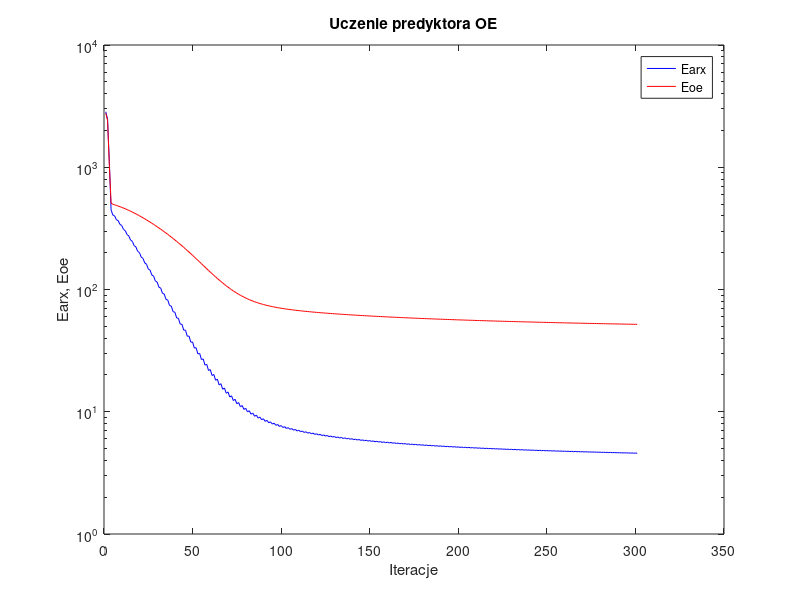
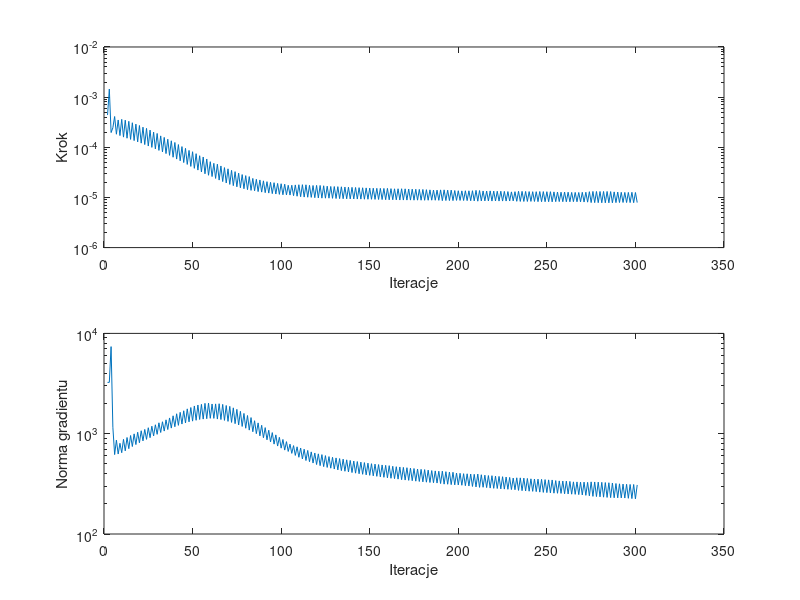

Reproduce these figures in MATLAB, in order.
%uczenie predyktora oe
clear all;
n=0; farx(n+1)=2.841897e+003; foe(n+1)=2.766438e+003; wspucz(n+1)=0.000000e+000; ng(n+1)=0.000000e+000;
n=1; farx(n+1)=2.481616e+003; foe(n+1)=2.416526e+003; krok(n+1)=4.395065e-004; ng(n+1)=3.246130e+003;
n=2; farx(n+1)=1.113792e+003; foe(n+1)=1.051497e+003; krok(n+1)=1.449773e-003; ng(n+1)=3.250779e+003;
n=3; farx(n+1)=4.476040e+002; foe(n+1)=5.088422e+002; krok(n+1)=1.966794e-004; ng(n+1)=7.382236e+003;
n=4; farx(n+1)=4.063518e+002; foe(n+1)=4.983853e+002; krok(n+1)=2.449218e-004; ng(n+1)=1.160173e+003;
n=5; farx(n+1)=4.000763e+002; foe(n+1)=4.927852e+002; krok(n+1)=4.108016e-004; ng(n+1)=6.191836e+002;
n=6; farx(n+1)=3.720866e+002; foe(n+1)=4.870188e+002; krok(n+1)=1.821736e-004; ng(n+1)=8.633151e+002;
n=7; farx(n+1)=3.652338e+002; foe(n+1)=4.816127e+002; krok(n+1)=3.505202e-004; ng(n+1)=6.274332e+002;
n=8; farx(n+1)=3.410797e+002; foe(n+1)=4.758548e+002; krok(n+1)=1.711903e-004; ng(n+1)=8.024504e+002;
n=9; farx(n+1)=3.336338e+002; foe(n+1)=4.699215e+002; krok(n+1)=3.604935e-004; ng(n+1)=6.465519e+002;
n=10; farx(n+1)=3.103949e+002; foe(n+1)=4.635907e+002; krok(n+1)=1.596151e-004; ng(n+1)=8.786387e+002;
n=11; farx(n+1)=3.029616e+002; foe(n+1)=4.572290e+002; krok(n+1)=3.473499e-004; ng(n+1)=6.746404e+002;
n=12; farx(n+1)=2.811659e+002; foe(n+1)=4.505775e+002; krok(n+1)=1.516739e-004; ng(n+1)=9.161562e+002;
n=13; farx(n+1)=2.742647e+002; foe(n+1)=4.439181e+002; krok(n+1)=3.295458e-004; ng(n+1)=7.092739e+002;
n=14; farx(n+1)=2.538296e+002; foe(n+1)=4.369447e+002; krok(n+1)=1.436854e-004; ng(n+1)=9.590080e+002;
n=15; farx(n+1)=2.475888e+002; foe(n+1)=4.300441e+002; krok(n+1)=3.086529e-004; ng(n+1)=7.449484e+002;
n=16; farx(n+1)=2.286069e+002; foe(n+1)=4.228493e+002; krok(n+1)=1.360192e-004; ng(n+1)=9.962507e+002;
n=17; farx(n+1)=2.229875e+002; foe(n+1)=4.157331e+002; krok(n+1)=2.896249e-004; ng(n+1)=7.791497e+002;
n=18; farx(n+1)=2.054224e+002; foe(n+1)=4.083571e+002; krok(n+1)=1.281924e-004; ng(n+1)=1.033755e+003;
n=19; farx(n+1)=2.003731e+002; foe(n+1)=4.010499e+002; krok(n+1)=2.720095e-004; ng(n+1)=8.121190e+002;
n=20; farx(n+1)=1.841256e+002; foe(n+1)=3.935455e+002; krok(n+1)=1.209505e-004; ng(n+1)=1.070128e+003;
n=21; farx(n+1)=1.797940e+002; foe(n+1)=3.861711e+002; krok(n+1)=2.517331e-004; ng(n+1)=8.478757e+002;
n=22; farx(n+1)=1.649079e+002; foe(n+1)=3.786195e+002; krok(n+1)=1.133097e-004; ng(n+1)=1.102566e+003;
n=23; farx(n+1)=1.610180e+002; foe(n+1)=3.711032e+002; krok(n+1)=2.385047e-004; ng(n+1)=8.782366e+002;
n=24; farx(n+1)=1.472680e+002; foe(n+1)=3.634627e+002; krok(n+1)=1.059505e-004; ng(n+1)=1.146811e+003;
n=25; farx(n+1)=1.439987e+002; foe(n+1)=3.559541e+002; krok(n+1)=2.197532e-004; ng(n+1)=9.129704e+002;
n=26; farx(n+1)=1.313916e+002; foe(n+1)=3.483665e+002; krok(n+1)=9.960454e-005; ng(n+1)=1.187842e+003;
n=27; farx(n+1)=1.287534e+002; foe(n+1)=3.409453e+002; krok(n+1)=2.007909e-004; ng(n+1)=9.504941e+002;
n=28; farx(n+1)=1.172677e+002; foe(n+1)=3.334494e+002; krok(n+1)=9.292181e-005; ng(n+1)=1.227415e+003;
n=29; farx(n+1)=1.150294e+002; foe(n+1)=3.260269e+002; krok(n+1)=1.888305e-004; ng(n+1)=9.855878e+002;
n=30; farx(n+1)=1.043930e+002; foe(n+1)=3.185211e+002; krok(n+1)=8.669030e-005; ng(n+1)=1.284242e+003;
n=31; farx(n+1)=1.027389e+002; foe(n+1)=3.112939e+002; krok(n+1)=1.687724e-004; ng(n+1)=1.028355e+003;
n=32; farx(n+1)=9.313652e+001; foe(n+1)=3.040016e+002; krok(n+1)=8.083878e-005; ng(n+1)=1.315540e+003;
n=33; farx(n+1)=9.176855e+001; foe(n+1)=2.967994e+002; krok(n+1)=1.574580e-004; ng(n+1)=1.062104e+003;
n=34; farx(n+1)=8.297098e+001; foe(n+1)=2.895878e+002; krok(n+1)=7.487664e-005; ng(n+1)=1.374714e+003;
n=35; farx(n+1)=8.194129e+001; foe(n+1)=2.825024e+002; krok(n+1)=1.448124e-004; ng(n+1)=1.100534e+003;
n=36; farx(n+1)=7.392163e+001; foe(n+1)=2.754033e+002; krok(n+1)=6.905895e-005; ng(n+1)=1.435462e+003;
n=37; farx(n+1)=7.313939e+001; foe(n+1)=2.683990e+002; krok(n+1)=1.347782e-004; ng(n+1)=1.137153e+003;
n=38; farx(n+1)=6.580892e+001; foe(n+1)=2.613807e+002; krok(n+1)=6.334609e-005; ng(n+1)=1.508220e+003;
n=39; farx(n+1)=6.524038e+001; foe(n+1)=2.544746e+002; krok(n+1)=1.247165e-004; ng(n+1)=1.173421e+003;
n=40; farx(n+1)=5.855691e+001; foe(n+1)=2.475842e+002; krok(n+1)=5.823171e-005; ng(n+1)=1.579906e+003;
n=41; farx(n+1)=5.819133e+001; foe(n+1)=2.408308e+002; krok(n+1)=1.133097e-004; ng(n+1)=1.211536e+003;
n=42; farx(n+1)=5.214923e+001; foe(n+1)=2.341707e+002; krok(n+1)=5.385244e-005; ng(n+1)=1.633243e+003;
n=43; farx(n+1)=5.196911e+001; foe(n+1)=2.276059e+002; krok(n+1)=1.032442e-004; ng(n+1)=1.247726e+003;
n=44; farx(n+1)=4.649349e+001; foe(n+1)=2.211535e+002; krok(n+1)=4.963293e-005; ng(n+1)=1.692669e+003;
n=45; farx(n+1)=4.647298e+001; foe(n+1)=2.147918e+002; krok(n+1)=9.531131e-005; ng(n+1)=1.280435e+003;
n=46; farx(n+1)=4.146826e+001; foe(n+1)=2.084903e+002; krok(n+1)=4.554340e-005; ng(n+1)=1.768351e+003;
n=47; farx(n+1)=4.158838e+001; foe(n+1)=2.023823e+002; krok(n+1)=8.669030e-005; ng(n+1)=1.313250e+003;
n=48; farx(n+1)=3.709370e+001; foe(n+1)=1.963225e+002; krok(n+1)=4.156331e-005; ng(n+1)=1.823639e+003;
n=49; farx(n+1)=3.724501e+001; foe(n+1)=1.903483e+002; krok(n+1)=8.155422e-005; ng(n+1)=1.334499e+003;
n=50; farx(n+1)=3.316259e+001; foe(n+1)=1.844969e+002; krok(n+1)=3.806191e-005; ng(n+1)=1.890075e+003;
n=51; farx(n+1)=3.339290e+001; foe(n+1)=1.787997e+002; krok(n+1)=7.457719e-005; ng(n+1)=1.360858e+003;
n=52; farx(n+1)=2.971507e+001; foe(n+1)=1.732443e+002; krok(n+1)=3.511208e-005; ng(n+1)=1.932738e+003;
n=53; farx(n+1)=3.001028e+001; foe(n+1)=1.678611e+002; krok(n+1)=6.791072e-005; ng(n+1)=1.386316e+003;
n=54; farx(n+1)=2.673146e+001; foe(n+1)=1.626382e+002; krok(n+1)=3.223481e-005; ng(n+1)=1.961412e+003;
n=55; farx(n+1)=2.703884e+001; foe(n+1)=1.574958e+002; krok(n+1)=6.399109e-005; ng(n+1)=1.398131e+003;
n=56; farx(n+1)=2.407165e+001; foe(n+1)=1.525460e+002; krok(n+1)=2.963120e-005; ng(n+1)=2.006988e+003;
n=57; farx(n+1)=2.441565e+001; foe(n+1)=1.477604e+002; krok(n+1)=5.845176e-005; ng(n+1)=1.411034e+003;
n=58; farx(n+1)=2.174955e+001; foe(n+1)=1.431773e+002; krok(n+1)=2.769106e-005; ng(n+1)=2.016072e+003;
n=59; farx(n+1)=2.213144e+001; foe(n+1)=1.388212e+002; krok(n+1)=5.162212e-005; ng(n+1)=1.423171e+003;
n=60; farx(n+1)=1.978662e+001; foe(n+1)=1.346930e+002; krok(n+1)=2.609816e-005; ng(n+1)=1.977708e+003;
n=61; farx(n+1)=2.018552e+001; foe(n+1)=1.306948e+002; krok(n+1)=4.790051e-005; ng(n+1)=1.421235e+003;
n=62; farx(n+1)=1.809948e+001; foe(n+1)=1.268852e+002; krok(n+1)=2.394830e-005; ng(n+1)=1.981959e+003;
n=63; farx(n+1)=1.847005e+001; foe(n+1)=1.231565e+002; krok(n+1)=4.605170e-005; ng(n+1)=1.399426e+003;
n=64; farx(n+1)=1.658646e+001; foe(n+1)=1.196385e+002; krok(n+1)=2.219138e-005; ng(n+1)=1.989887e+003;
n=65; farx(n+1)=1.695956e+001; foe(n+1)=1.162842e+002; krok(n+1)=4.244958e-005; ng(n+1)=1.384017e+003;
n=66; farx(n+1)=1.528844e+001; foe(n+1)=1.131124e+002; krok(n+1)=2.071564e-005; ng(n+1)=1.959287e+003;
n=67; farx(n+1)=1.564254e+001; foe(n+1)=1.100910e+002; krok(n+1)=3.936449e-005; ng(n+1)=1.357343e+003;
n=68; farx(n+1)=1.416897e+001; foe(n+1)=1.072656e+002; krok(n+1)=1.943349e-005; ng(n+1)=1.909929e+003;
n=69; farx(n+1)=1.450645e+001; foe(n+1)=1.045570e+002; krok(n+1)=3.720528e-005; ng(n+1)=1.326928e+003;
n=70; farx(n+1)=1.319206e+001; foe(n+1)=1.020213e+002; krok(n+1)=1.819748e-005; ng(n+1)=1.873029e+003;
n=71; farx(n+1)=1.351086e+001; foe(n+1)=9.962199e+001; krok(n+1)=3.468782e-005; ng(n+1)=1.296384e+003;
n=72; farx(n+1)=1.235032e+001; foe(n+1)=9.738508e+001; krok(n+1)=1.718695e-005; ng(n+1)=1.810115e+003;
n=73; farx(n+1)=1.264923e+001; foe(n+1)=9.526606e+001; krok(n+1)=3.268967e-005; ng(n+1)=1.259435e+003;
n=74; farx(n+1)=1.161773e+001; foe(n+1)=9.329236e+001; krok(n+1)=1.630239e-005; ng(n+1)=1.748397e+003;
n=75; farx(n+1)=1.189883e+001; foe(n+1)=9.144102e+001; krok(n+1)=3.050494e-005; ng(n+1)=1.221732e+003;
n=76; farx(n+1)=1.098586e+001; foe(n+1)=8.971780e+001; krok(n+1)=1.558957e-005; ng(n+1)=1.671428e+003;
n=77; farx(n+1)=1.124911e+001; foe(n+1)=8.810513e+001; krok(n+1)=2.857275e-005; ng(n+1)=1.180940e+003;
n=78; farx(n+1)=1.044267e+001; foe(n+1)=8.660374e+001; krok(n+1)=1.490654e-005; ng(n+1)=1.592146e+003;
n=79; farx(n+1)=1.068475e+001; foe(n+1)=8.519067e+001; krok(n+1)=2.722830e-005; ng(n+1)=1.133447e+003;
n=80; farx(n+1)=9.967613e+000; foe(n+1)=8.387857e+001; krok(n+1)=1.428638e-005; ng(n+1)=1.518345e+003;
n=81; farx(n+1)=1.019230e+001; foe(n+1)=8.264550e+001; krok(n+1)=2.604975e-005; ng(n+1)=1.085884e+003;
n=82; farx(n+1)=9.546493e+000; foe(n+1)=8.149697e+001; krok(n+1)=1.384553e-005; ng(n+1)=1.447590e+003;
n=83; farx(n+1)=9.756725e+000; foe(n+1)=8.043815e+001; krok(n+1)=2.394830e-005; ng(n+1)=1.046199e+003;
n=84; farx(n+1)=9.187440e+000; foe(n+1)=7.945485e+001; krok(n+1)=1.358646e-005; ng(n+1)=1.347212e+003;
n=85; farx(n+1)=9.384805e+000; foe(n+1)=7.853225e+001; krok(n+1)=2.299949e-005; ng(n+1)=1.000810e+003;
n=86; farx(n+1)=8.874059e+000; foe(n+1)=7.766810e+001; krok(n+1)=1.308609e-005; ng(n+1)=1.281637e+003;
n=87; farx(n+1)=9.053815e+000; foe(n+1)=7.685531e+001; krok(n+1)=2.230894e-005; ng(n+1)=9.517538e+002;
n=88; farx(n+1)=8.592092e+000; foe(n+1)=7.609775e+001; krok(n+1)=1.278257e-005; ng(n+1)=1.213023e+003;
n=89; farx(n+1)=8.762168e+000; foe(n+1)=7.538948e+001; krok(n+1)=2.142725e-005; ng(n+1)=9.116634e+002;
n=90; farx(n+1)=8.344021e+000; foe(n+1)=7.472196e+001; krok(n+1)=1.245057e-005; ng(n+1)=1.149969e+003;
n=91; farx(n+1)=8.501273e+000; foe(n+1)=7.409867e+001; krok(n+1)=2.063670e-005; ng(n+1)=8.692899e+002;
n=92; farx(n+1)=8.123011e+000; foe(n+1)=7.351206e+001; krok(n+1)=1.221656e-005; ng(n+1)=1.083043e+003;
n=93; farx(n+1)=8.270005e+000; foe(n+1)=7.296153e+001; krok(n+1)=2.003236e-005; ng(n+1)=8.291065e+002;
n=94; farx(n+1)=7.926427e+000; foe(n+1)=7.244115e+001; krok(n+1)=1.191521e-005; ng(n+1)=1.025641e+003;
n=95; farx(n+1)=8.062305e+000; foe(n+1)=7.194949e+001; krok(n+1)=1.968224e-005; ng(n+1)=7.873519e+002;
n=96; farx(n+1)=7.746515e+000; foe(n+1)=7.148512e+001; krok(n+1)=1.171380e-005; ng(n+1)=9.733030e+002;
n=97; farx(n+1)=7.874750e+000; foe(n+1)=7.104818e+001; krok(n+1)=1.904168e-005; ng(n+1)=7.529875e+002;
n=98; farx(n+1)=7.585828e+000; foe(n+1)=7.063331e+001; krok(n+1)=1.151293e-005; ng(n+1)=9.202267e+002;
n=99; farx(n+1)=7.706009e+000; foe(n+1)=7.023977e+001; krok(n+1)=1.875141e-005; ng(n+1)=7.177641e+002;
n=100; farx(n+1)=7.438740e+000; foe(n+1)=6.986506e+001; krok(n+1)=1.131276e-005; ng(n+1)=8.762213e+002;
n=101; farx(n+1)=7.552143e+000; foe(n+1)=6.950963e+001; krok(n+1)=1.836951e-005; ng(n+1)=6.864395e+002;
n=102; farx(n+1)=7.302088e+000; foe(n+1)=6.917010e+001; krok(n+1)=1.126542e-005; ng(n+1)=8.332269e+002;
n=103; farx(n+1)=7.410924e+000; foe(n+1)=6.885095e+001; krok(n+1)=1.747813e-005; ng(n+1)=6.655471e+002;
n=104; farx(n+1)=7.181839e+000; foe(n+1)=6.854448e+001; krok(n+1)=1.115447e-005; ng(n+1)=7.870228e+002;
n=105; farx(n+1)=7.284386e+000; foe(n+1)=6.825009e+001; krok(n+1)=1.750773e-005; ng(n+1)=6.366012e+002;
n=106; farx(n+1)=7.070863e+000; foe(n+1)=6.796691e+001; krok(n+1)=1.085468e-005; ng(n+1)=7.607562e+002;
n=107; farx(n+1)=7.167418e+000; foe(n+1)=6.769247e+001; krok(n+1)=1.776662e-005; ng(n+1)=6.073830e+002;
n=108; farx(n+1)=6.966209e+000; foe(n+1)=6.742818e+001; krok(n+1)=1.057446e-005; ng(n+1)=7.399599e+002;
n=109; farx(n+1)=7.058153e+000; foe(n+1)=6.717202e+001; krok(n+1)=1.791657e-005; ng(n+1)=5.822229e+002;
n=110; farx(n+1)=6.867866e+000; foe(n+1)=6.692430e+001; krok(n+1)=1.033992e-005; ng(n+1)=7.199197e+002;
n=111; farx(n+1)=6.955686e+000; foe(n+1)=6.668442e+001; krok(n+1)=1.796068e-005; ng(n+1)=5.597339e+002;
n=112; farx(n+1)=6.775279e+000; foe(n+1)=6.645182e+001; krok(n+1)=1.017076e-005; ng(n+1)=7.004003e+002;
n=113; farx(n+1)=6.859648e+000; foe(n+1)=6.622687e+001; krok(n+1)=1.786413e-005; ng(n+1)=5.403512e+002;
n=114; farx(n+1)=6.687677e+000; foe(n+1)=6.600816e+001; krok(n+1)=1.009346e-005; ng(n+1)=6.812128e+002;
n=115; farx(n+1)=6.769446e+000; foe(n+1)=6.579796e+001; krok(n+1)=1.743790e-005; ng(n+1)=5.257180e+002;
n=116; farx(n+1)=6.606820e+000; foe(n+1)=6.559295e+001; krok(n+1)=1.003408e-005; ng(n+1)=6.586144e+002;
n=117; farx(n+1)=6.685914e+000; foe(n+1)=6.539422e+001; krok(n+1)=1.729605e-005; ng(n+1)=5.100090e+002;
n=118; farx(n+1)=6.531553e+000; foe(n+1)=6.519993e+001; krok(n+1)=9.888364e-006; ng(n+1)=6.419767e+002;
n=119; farx(n+1)=6.607466e+000; foe(n+1)=6.500978e+001; krok(n+1)=1.738167e-005; ng(n+1)=4.928063e+002;
n=120; farx(n+1)=6.459586e+000; foe(n+1)=6.482438e+001; krok(n+1)=9.772716e-006; ng(n+1)=6.295920e+002;
n=121; farx(n+1)=6.533427e+000; foe(n+1)=6.464300e+001; krok(n+1)=1.733471e-005; ng(n+1)=4.803346e+002;
n=122; farx(n+1)=6.391249e+000; foe(n+1)=6.446552e+001; krok(n+1)=9.682309e-006; ng(n+1)=6.186243e+002;
n=123; farx(n+1)=6.462841e+000; foe(n+1)=6.429240e+001; krok(n+1)=1.709205e-005; ng(n+1)=4.696808e+002;
n=124; farx(n+1)=6.326473e+000; foe(n+1)=6.412329e+001; krok(n+1)=9.667524e-006; ng(n+1)=6.047000e+002;
n=125; farx(n+1)=6.396266e+000; foe(n+1)=6.395813e+001; krok(n+1)=1.675917e-005; ng(n+1)=4.609628e+002;
n=126; farx(n+1)=6.265389e+000; foe(n+1)=6.379674e+001; krok(n+1)=9.667524e-006; ng(n+1)=5.912142e+002;
n=127; farx(n+1)=6.333958e+000; foe(n+1)=6.363867e+001; krok(n+1)=1.654943e-005; ng(n+1)=4.530829e+002;
n=128; farx(n+1)=6.207907e+000; foe(n+1)=6.348340e+001; krok(n+1)=9.602384e-006; ng(n+1)=5.815214e+002;
n=129; farx(n+1)=6.274945e+000; foe(n+1)=6.333099e+001; krok(n+1)=1.649003e-005; ng(n+1)=4.442676e+002;
n=130; farx(n+1)=6.153181e+000; foe(n+1)=6.318096e+001; krok(n+1)=9.520842e-006; ng(n+1)=5.735339e+002;
n=131; farx(n+1)=6.218520e+000; foe(n+1)=6.303360e+001; krok(n+1)=1.641304e-005; ng(n+1)=4.357648e+002;
n=132; farx(n+1)=6.100776e+000; foe(n+1)=6.288866e+001; krok(n+1)=9.471564e-006; ng(n+1)=5.650413e+002;
n=133; farx(n+1)=6.164814e+000; foe(n+1)=6.274629e+001; krok(n+1)=1.630719e-005; ng(n+1)=4.285540e+002;
n=134; farx(n+1)=6.050603e+000; foe(n+1)=6.260595e+001; krok(n+1)=9.433029e-006; ng(n+1)=5.573593e+002;
n=135; farx(n+1)=6.113378e+000; foe(n+1)=6.246844e+001; krok(n+1)=1.611823e-005; ng(n+1)=4.223632e+002;
n=136; farx(n+1)=6.002911e+000; foe(n+1)=6.233273e+001; krok(n+1)=9.399927e-006; ng(n+1)=5.488036e+002;
n=137; farx(n+1)=6.064351e+000; foe(n+1)=6.219943e+001; krok(n+1)=1.600260e-005; ng(n+1)=4.159168e+002;
n=138; farx(n+1)=5.957289e+000; foe(n+1)=6.206787e+001; krok(n+1)=9.359580e-006; ng(n+1)=5.412566e+002;
n=139; farx(n+1)=6.017364e+000; foe(n+1)=6.193847e+001; krok(n+1)=1.588017e-005; ng(n+1)=4.097793e+002;
n=140; farx(n+1)=5.913539e+000; foe(n+1)=6.181089e+001; krok(n+1)=9.331364e-006; ng(n+1)=5.336765e+002;
n=141; farx(n+1)=5.972537e+000; foe(n+1)=6.168524e+001; krok(n+1)=1.579136e-005; ng(n+1)=4.041895e+002;
n=142; farx(n+1)=5.871553e+000; foe(n+1)=6.156112e+001; krok(n+1)=9.290308e-006; ng(n+1)=5.274817e+002;
n=143; farx(n+1)=5.929369e+000; foe(n+1)=6.143901e+001; krok(n+1)=1.567018e-005; ng(n+1)=3.989014e+002;
n=144; farx(n+1)=5.831248e+000; foe(n+1)=6.131839e+001; krok(n+1)=9.263865e-006; ng(n+1)=5.206758e+002;
n=145; farx(n+1)=5.888072e+000; foe(n+1)=6.119962e+001; krok(n+1)=1.558957e-005; ng(n+1)=3.939057e+002;
n=146; farx(n+1)=5.792587e+000; foe(n+1)=6.108207e+001; krok(n+1)=9.215371e-006; ng(n+1)=5.150631e+002;
n=147; farx(n+1)=5.848125e+000; foe(n+1)=6.096629e+001; krok(n+1)=1.549177e-005; ng(n+1)=3.887018e+002;
n=148; farx(n+1)=5.755211e+000; foe(n+1)=6.085197e+001; krok(n+1)=9.203865e-006; ng(n+1)=5.084539e+002;
n=149; farx(n+1)=5.809754e+000; foe(n+1)=6.073934e+001; krok(n+1)=1.535224e-005; ng(n+1)=3.845105e+002;
n=150; farx(n+1)=5.719323e+000; foe(n+1)=6.062805e+001; krok(n+1)=9.184756e-006; ng(n+1)=5.022274e+002;
n=151; farx(n+1)=5.772949e+000; foe(n+1)=6.051830e+001; krok(n+1)=1.527191e-005; ng(n+1)=3.802292e+002;
n=152; farx(n+1)=5.684771e+000; foe(n+1)=6.040969e+001; krok(n+1)=9.148208e-006; ng(n+1)=4.972875e+002;
n=153; farx(n+1)=5.737390e+000; foe(n+1)=6.030262e+001; krok(n+1)=1.519696e-005; ng(n+1)=3.758948e+002;
n=154; farx(n+1)=5.651490e+000; foe(n+1)=6.019664e+001; krok(n+1)=9.109987e-006; ng(n+1)=4.922163e+002;
n=155; farx(n+1)=5.703148e+000; foe(n+1)=6.009201e+001; krok(n+1)=1.517288e-005; ng(n+1)=3.714216e+002;
n=156; farx(n+1)=5.619223e+000; foe(n+1)=5.998840e+001; krok(n+1)=9.071830e-006; ng(n+1)=4.879847e+002;
n=157; farx(n+1)=5.670026e+000; foe(n+1)=5.988625e+001; krok(n+1)=1.511881e-005; ng(n+1)=3.674898e+002;
n=158; farx(n+1)=5.588211e+000; foe(n+1)=5.978496e+001; krok(n+1)=9.015490e-006; ng(n+1)=4.836925e+002;
n=159; farx(n+1)=5.638027e+000; foe(n+1)=5.968489e+001; krok(n+1)=1.515170e-005; ng(n+1)=3.628008e+002;
n=160; farx(n+1)=5.557887e+000; foe(n+1)=5.958569e+001; krok(n+1)=8.980339e-006; ng(n+1)=4.801112e+002;
n=161; farx(n+1)=5.606617e+000; foe(n+1)=5.948804e+001; krok(n+1)=1.497616e-005; ng(n+1)=3.594557e+002;
n=162; farx(n+1)=5.528585e+000; foe(n+1)=5.939153e+001; krok(n+1)=8.996611e-006; ng(n+1)=4.734105e+002;
n=163; farx(n+1)=5.576559e+000; foe(n+1)=5.929627e+001; krok(n+1)=1.486240e-005; ng(n+1)=3.564454e+002;
n=164; farx(n+1)=5.500474e+000; foe(n+1)=5.920197e+001; krok(n+1)=8.960031e-006; ng(n+1)=4.686597e+002;
n=165; farx(n+1)=5.547649e+000; foe(n+1)=5.910863e+001; krok(n+1)=1.489515e-005; ng(n+1)=3.524076e+002;
n=166; farx(n+1)=5.473260e+000; foe(n+1)=5.901613e+001; krok(n+1)=8.887598e-006; ng(n+1)=4.656863e+002;
n=167; farx(n+1)=5.519344e+000; foe(n+1)=5.892447e+001; krok(n+1)=1.490654e-005; ng(n+1)=3.479800e+002;
n=168; farx(n+1)=5.446556e+000; foe(n+1)=5.883398e+001; krok(n+1)=8.869972e-006; ng(n+1)=4.613934e+002;
n=169; farx(n+1)=5.491991e+000; foe(n+1)=5.874443e+001; krok(n+1)=1.484784e-005; ng(n+1)=3.450264e+002;
n=170; farx(n+1)=5.420562e+000; foe(n+1)=5.865577e+001; krok(n+1)=8.856543e-006; ng(n+1)=4.579665e+002;
n=171; farx(n+1)=5.465289e+000; foe(n+1)=5.856840e+001; krok(n+1)=1.469853e-005; ng(n+1)=3.426405e+002;
n=172; farx(n+1)=5.395462e+000; foe(n+1)=5.848180e+001; krok(n+1)=8.856543e-006; ng(n+1)=4.533128e+002;
n=173; farx(n+1)=5.439523e+000; foe(n+1)=5.839641e+001; krok(n+1)=1.460917e-005; ng(n+1)=3.399997e+002;
n=174; farx(n+1)=5.371306e+000; foe(n+1)=5.831163e+001; krok(n+1)=8.818436e-006; ng(n+1)=4.496096e+002;
n=175; farx(n+1)=5.414302e+000; foe(n+1)=5.822783e+001; krok(n+1)=1.453926e-005; ng(n+1)=3.363854e+002;
n=176; farx(n+1)=5.347633e+000; foe(n+1)=5.814506e+001; krok(n+1)=8.829868e-006; ng(n+1)=4.445963e+002;
n=177; farx(n+1)=5.390045e+000; foe(n+1)=5.806316e+001; krok(n+1)=1.445172e-005; ng(n+1)=3.340068e+002;
n=178; farx(n+1)=5.324730e+000; foe(n+1)=5.798206e+001; krok(n+1)=8.807743e-006; ng(n+1)=4.412245e+002;
n=179; farx(n+1)=5.366549e+000; foe(n+1)=5.790185e+001; krok(n+1)=1.442554e-005; ng(n+1)=3.312277e+002;
n=180; farx(n+1)=5.302425e+000; foe(n+1)=5.782225e+001; krok(n+1)=8.778020e-006; ng(n+1)=4.386746e+002;
n=181; farx(n+1)=5.343358e+000; foe(n+1)=5.774371e+001; krok(n+1)=1.428638e-005; ng(n+1)=3.285994e+002;
n=182; farx(n+1)=5.280743e+000; foe(n+1)=5.766602e+001; krok(n+1)=8.794029e-006; ng(n+1)=4.333808e+002;
n=183; farx(n+1)=5.320936e+000; foe(n+1)=5.758914e+001; krok(n+1)=1.416371e-005; ng(n+1)=3.262265e+002;
n=184; farx(n+1)=5.259561e+000; foe(n+1)=5.751318e+001; krok(n+1)=8.818436e-006; ng(n+1)=4.288804e+002;
n=185; farx(n+1)=5.299324e+000; foe(n+1)=5.743809e+001; krok(n+1)=1.404611e-005; ng(n+1)=3.245947e+002;
n=186; farx(n+1)=5.239138e+000; foe(n+1)=5.736360e+001; krok(n+1)=8.799185e-006; ng(n+1)=4.257175e+002;
n=187; farx(n+1)=5.278263e+000; foe(n+1)=5.728999e+001; krok(n+1)=1.398954e-005; ng(n+1)=3.220588e+002;
n=188; farx(n+1)=5.219412e+000; foe(n+1)=5.721695e+001; krok(n+1)=8.756691e-006; ng(n+1)=4.224728e+002;
n=189; farx(n+1)=5.258134e+000; foe(n+1)=5.714452e+001; krok(n+1)=1.414532e-005; ng(n+1)=3.186139e+002;
n=190; farx(n+1)=5.200251e+000; foe(n+1)=5.707231e+001; krok(n+1)=8.632369e-006; ng(n+1)=4.229837e+002;
n=191; farx(n+1)=5.237767e+000; foe(n+1)=5.700074e+001; krok(n+1)=1.416371e-005; ng(n+1)=3.142079e+002;
n=192; farx(n+1)=5.180939e+000; foe(n+1)=5.693017e+001; krok(n+1)=8.682944e-006; ng(n+1)=4.181584e+002;
n=193; farx(n+1)=5.218125e+000; foe(n+1)=5.686042e+001; krok(n+1)=1.396978e-005; ng(n+1)=3.134311e+002;
n=194; farx(n+1)=5.162505e+000; foe(n+1)=5.679128e+001; krok(n+1)=8.668026e-006; ng(n+1)=4.143933e+002;
n=195; farx(n+1)=5.199185e+000; foe(n+1)=5.672276e+001; krok(n+1)=1.398954e-005; ng(n+1)=3.107688e+002;
n=196; farx(n+1)=5.144346e+000; foe(n+1)=5.665473e+001; krok(n+1)=8.648025e-006; ng(n+1)=4.125789e+002;
n=197; farx(n+1)=5.180122e+000; foe(n+1)=5.658764e+001; krok(n+1)=1.373458e-005; ng(n+1)=3.090280e+002;
n=198; farx(n+1)=5.126571e+000; foe(n+1)=5.652146e+001; krok(n+1)=8.738463e-006; ng(n+1)=4.054665e+002;
n=199; farx(n+1)=5.162148e+000; foe(n+1)=5.645597e+001; krok(n+1)=1.360069e-005; ng(n+1)=3.082883e+002;
n=200; farx(n+1)=5.109483e+000; foe(n+1)=5.639092e+001; krok(n+1)=8.718949e-006; ng(n+1)=4.030092e+002;
n=201; farx(n+1)=5.144474e+000; foe(n+1)=5.632665e+001; krok(n+1)=1.351677e-005; ng(n+1)=3.061993e+002;
n=202; farx(n+1)=5.092971e+000; foe(n+1)=5.626287e+001; krok(n+1)=8.690837e-006; ng(n+1)=3.994462e+002;
n=203; farx(n+1)=5.127468e+000; foe(n+1)=5.619956e+001; krok(n+1)=1.360069e-005; ng(n+1)=3.031607e+002;
n=204; farx(n+1)=5.076640e+000; foe(n+1)=5.613668e+001; krok(n+1)=8.648025e-006; ng(n+1)=3.984165e+002;
n=205; farx(n+1)=5.110689e+000; foe(n+1)=5.607451e+001; krok(n+1)=1.356957e-005; ng(n+1)=3.010846e+002;
n=206; farx(n+1)=5.060863e+000; foe(n+1)=5.601267e+001; krok(n+1)=8.593476e-006; ng(n+1)=3.961071e+002;
n=207; farx(n+1)=5.094233e+000; foe(n+1)=5.595135e+001; krok(n+1)=1.361563e-005; ng(n+1)=2.978516e+002;
n=208; farx(n+1)=5.045383e+000; foe(n+1)=5.589055e+001; krok(n+1)=8.546025e-006; ng(n+1)=3.936582e+002;
n=209; farx(n+1)=5.078602e+000; foe(n+1)=5.583008e+001; krok(n+1)=1.384553e-005; ng(n+1)=2.948047e+002;
n=210; farx(n+1)=5.030147e+000; foe(n+1)=5.576965e+001; krok(n+1)=8.423638e-006; ng(n+1)=3.958742e+002;
n=211; farx(n+1)=5.062327e+000; foe(n+1)=5.570998e+001; krok(n+1)=1.373458e-005; ng(n+1)=2.916961e+002;
n=212; farx(n+1)=5.014709e+000; foe(n+1)=5.565107e+001; krok(n+1)=8.539569e-006; ng(n+1)=3.896855e+002;
n=213; farx(n+1)=5.046800e+000; foe(n+1)=5.559307e+001; krok(n+1)=1.344676e-005; ng(n+1)=2.924004e+002;
n=214; farx(n+1)=5.000141e+000; foe(n+1)=5.553532e+001; krok(n+1)=8.539569e-006; ng(n+1)=3.858857e+002;
n=215; farx(n+1)=5.031668e+000; foe(n+1)=5.547827e+001; krok(n+1)=1.338477e-005; ng(n+1)=2.902624e+002;
n=216; farx(n+1)=4.986065e+000; foe(n+1)=5.542159e+001; krok(n+1)=8.500298e-006; ng(n+1)=3.825292e+002;
n=217; farx(n+1)=5.017065e+000; foe(n+1)=5.536521e+001; krok(n+1)=1.349911e-005; ng(n+1)=2.870084e+002;
n=218; farx(n+1)=4.972001e+000; foe(n+1)=5.530928e+001; krok(n+1)=8.468871e-006; ng(n+1)=3.814373e+002;
n=219; farx(n+1)=5.002482e+000; foe(n+1)=5.525390e+001; krok(n+1)=1.338683e-005; ng(n+1)=2.853407e+002;
n=220; farx(n+1)=4.958172e+000; foe(n+1)=5.519907e+001; krok(n+1)=8.501198e-006; ng(n+1)=3.776407e+002;
n=221; farx(n+1)=4.988371e+000; foe(n+1)=5.514479e+001; krok(n+1)=1.328171e-005; ng(n+1)=2.843173e+002;
n=222; farx(n+1)=4.944868e+000; foe(n+1)=5.509085e+001; krok(n+1)=8.470861e-006; ng(n+1)=3.750817e+002;
n=223; farx(n+1)=4.974545e+000; foe(n+1)=5.503733e+001; krok(n+1)=1.328620e-005; ng(n+1)=2.818468e+002;
n=224; farx(n+1)=4.931679e+000; foe(n+1)=5.498427e+001; krok(n+1)=8.468871e-006; ng(n+1)=3.726190e+002;
n=225; farx(n+1)=4.960966e+000; foe(n+1)=5.493170e+001; krok(n+1)=1.319809e-005; ng(n+1)=2.804024e+002;
n=226; farx(n+1)=4.918761e+000; foe(n+1)=5.487955e+001; krok(n+1)=8.479063e-006; ng(n+1)=3.696932e+002;
n=227; farx(n+1)=4.947644e+000; foe(n+1)=5.482792e+001; krok(n+1)=1.308609e-005; ng(n+1)=2.790930e+002;
n=228; farx(n+1)=4.906166e+000; foe(n+1)=5.477671e+001; krok(n+1)=8.488840e-006; ng(n+1)=3.664021e+002;
n=229; farx(n+1)=4.934403e+000; foe(n+1)=5.472594e+001; krok(n+1)=1.290553e-005; ng(n+1)=2.775394e+002;
n=230; farx(n+1)=4.893828e+000; foe(n+1)=5.467586e+001; krok(n+1)=8.546025e-006; ng(n+1)=3.610609e+002;
n=231; farx(n+1)=4.922208e+000; foe(n+1)=5.462599e+001; krok(n+1)=1.302585e-005; ng(n+1)=2.762895e+002;
n=232; farx(n+1)=4.882079e+000; foe(n+1)=5.457618e+001; krok(n+1)=8.379583e-006; ng(n+1)=3.632750e+002;
n=233; farx(n+1)=4.909872e+000; foe(n+1)=5.452660e+001; krok(n+1)=1.324381e-005; ng(n+1)=2.721772e+002;
n=234; farx(n+1)=4.870150e+000; foe(n+1)=5.447734e+001; krok(n+1)=8.334046e-006; ng(n+1)=3.628249e+002;
n=235; farx(n+1)=4.897579e+000; foe(n+1)=5.442853e+001; krok(n+1)=1.321254e-005; ng(n+1)=2.704462e+002;
n=236; farx(n+1)=4.858453e+000; foe(n+1)=5.438002e+001; krok(n+1)=8.318815e-006; ng(n+1)=3.606128e+002;
n=237; farx(n+1)=4.885457e+000; foe(n+1)=5.433195e+001; krok(n+1)=1.315377e-005; ng(n+1)=2.687122e+002;
n=238; farx(n+1)=4.846972e+000; foe(n+1)=5.428425e+001; krok(n+1)=8.318815e-006; ng(n+1)=3.577461e+002;
n=239; farx(n+1)=4.873572e+000; foe(n+1)=5.423692e+001; krok(n+1)=1.308609e-005; ng(n+1)=2.671052e+002;
n=240; farx(n+1)=4.835619e+000; foe(n+1)=5.419001e+001; krok(n+1)=8.342260e-006; ng(n+1)=3.548766e+002;
n=241; farx(n+1)=4.862071e+000; foe(n+1)=5.414354e+001; krok(n+1)=1.302585e-005; ng(n+1)=2.662565e+002;
n=242; farx(n+1)=4.824588e+000; foe(n+1)=5.409724e+001; krok(n+1)=8.316918e-006; ng(n+1)=3.534483e+002;
n=243; farx(n+1)=4.850774e+000; foe(n+1)=5.405147e+001; krok(n+1)=1.302585e-005; ng(n+1)=2.646447e+002;
n=244; farx(n+1)=4.813946e+000; foe(n+1)=5.400576e+001; krok(n+1)=8.245594e-006; ng(n+1)=3.522688e+002;
n=245; farx(n+1)=4.839600e+000; foe(n+1)=5.396037e+001; krok(n+1)=1.312268e-005; ng(n+1)=2.615554e+002;
n=246; farx(n+1)=4.803265e+000; foe(n+1)=5.391530e+001; krok(n+1)=8.226685e-006; ng(n+1)=3.506889e+002;
n=247; farx(n+1)=4.828580e+000; foe(n+1)=5.387056e+001; krok(n+1)=1.308609e-005; ng(n+1)=2.599526e+002;
n=248; farx(n+1)=4.792748e+000; foe(n+1)=5.382615e+001; krok(n+1)=8.223627e-006; ng(n+1)=3.486187e+002;
n=249; farx(n+1)=4.817751e+000; foe(n+1)=5.378210e+001; krok(n+1)=1.302487e-005; ng(n+1)=2.586038e+002;
n=250; farx(n+1)=4.782425e+000; foe(n+1)=5.373837e+001; krok(n+1)=8.223627e-006; ng(n+1)=3.464111e+002;
n=251; farx(n+1)=4.807248e+000; foe(n+1)=5.369499e+001; krok(n+1)=1.302585e-005; ng(n+1)=2.572780e+002;
n=252; farx(n+1)=4.772358e+000; foe(n+1)=5.365176e+001; krok(n+1)=8.178765e-006; ng(n+1)=3.456843e+002;
n=253; farx(n+1)=4.796561e+000; foe(n+1)=5.360891e+001; krok(n+1)=1.290553e-005; ng(n+1)=2.553099e+002;
n=254; farx(n+1)=4.762319e+000; foe(n+1)=5.356659e+001; krok(n+1)=8.245594e-006; ng(n+1)=3.409154e+002;
n=255; farx(n+1)=4.786309e+000; foe(n+1)=5.352450e+001; krok(n+1)=1.277945e-005; ng(n+1)=2.547184e+002;
n=256; farx(n+1)=4.752483e+000; foe(n+1)=5.348283e+001; krok(n+1)=8.272636e-006; ng(n+1)=3.385031e+002;
n=257; farx(n+1)=4.776353e+000; foe(n+1)=5.344147e+001; krok(n+1)=1.270754e-005; ng(n+1)=2.541045e+002;
n=258; farx(n+1)=4.743019e+000; foe(n+1)=5.340032e+001; krok(n+1)=8.229150e-006; ng(n+1)=3.372759e+002;
n=259; farx(n+1)=4.766596e+000; foe(n+1)=5.335940e+001; krok(n+1)=1.278257e-005; ng(n+1)=2.519354e+002;
n=260; farx(n+1)=4.733567e+000; foe(n+1)=5.331870e+001; krok(n+1)=8.205260e-006; ng(n+1)=3.366629e+002;
n=261; farx(n+1)=4.756863e+000; foe(n+1)=5.327838e+001; krok(n+1)=1.271718e-005; ng(n+1)=2.507358e+002;
n=262; farx(n+1)=4.724296e+000; foe(n+1)=5.323826e+001; krok(n+1)=8.205260e-006; ng(n+1)=3.345420e+002;
n=263; farx(n+1)=4.747174e+000; foe(n+1)=5.319850e+001; krok(n+1)=1.259797e-005; ng(n+1)=2.494197e+002;
n=264; farx(n+1)=4.715151e+000; foe(n+1)=5.315910e+001; krok(n+1)=8.245594e-006; ng(n+1)=3.309965e+002;
n=265; farx(n+1)=4.737942e+000; foe(n+1)=5.311995e+001; krok(n+1)=1.259177e-005; ng(n+1)=2.485130e+002;
n=266; farx(n+1)=4.706224e+000; foe(n+1)=5.308095e+001; krok(n+1)=8.205260e-006; ng(n+1)=3.306633e+002;
n=267; farx(n+1)=4.728694e+000; foe(n+1)=5.304228e+001; krok(n+1)=1.255575e-005; ng(n+1)=2.469872e+002;
n=268; farx(n+1)=4.697483e+000; foe(n+1)=5.300383e+001; krok(n+1)=8.186754e-006; ng(n+1)=3.285859e+002;
n=269; farx(n+1)=4.719790e+000; foe(n+1)=5.296559e+001; krok(n+1)=1.265721e-005; ng(n+1)=2.451206e+002;
n=270; farx(n+1)=4.688883e+000; foe(n+1)=5.292744e+001; krok(n+1)=8.112714e-006; ng(n+1)=3.289519e+002;
n=271; farx(n+1)=4.710813e+000; foe(n+1)=5.288956e+001; krok(n+1)=1.268925e-005; ng(n+1)=2.429635e+002;
n=272; farx(n+1)=4.680472e+000; foe(n+1)=5.285192e+001; krok(n+1)=8.058704e-006; ng(n+1)=3.272283e+002;
n=273; farx(n+1)=4.702398e+000; foe(n+1)=5.281427e+001; krok(n+1)=1.302585e-005; ng(n+1)=2.402284e+002;
n=274; farx(n+1)=4.672121e+000; foe(n+1)=5.277656e+001; krok(n+1)=7.902593e-006; ng(n+1)=3.309822e+002;
n=275; farx(n+1)=4.693645e+000; foe(n+1)=5.273909e+001; krok(n+1)=1.317649e-005; ng(n+1)=2.373286e+002;
n=276; farx(n+1)=4.663644e+000; foe(n+1)=5.270177e+001; krok(n+1)=7.884010e-006; ng(n+1)=3.302250e+002;
n=277; farx(n+1)=4.684968e+000; foe(n+1)=5.266481e+001; krok(n+1)=1.314101e-005; ng(n+1)=2.362209e+002;
n=278; farx(n+1)=4.655342e+000; foe(n+1)=5.262795e+001; krok(n+1)=7.864914e-006; ng(n+1)=3.288057e+002;
n=279; farx(n+1)=4.676419e+000; foe(n+1)=5.259143e+001; krok(n+1)=1.314101e-005; ng(n+1)=2.347501e+002;
n=280; farx(n+1)=4.647195e+000; foe(n+1)=5.255501e+001; krok(n+1)=7.835092e-006; ng(n+1)=3.274386e+002;
n=281; farx(n+1)=4.667956e+000; foe(n+1)=5.251883e+001; krok(n+1)=1.315377e-005; ng(n+1)=2.329721e+002;
n=282; farx(n+1)=4.639121e+000; foe(n+1)=5.248289e+001; krok(n+1)=7.821846e-006; ng(n+1)=3.257383e+002;
n=283; farx(n+1)=4.659644e+000; foe(n+1)=5.244713e+001; krok(n+1)=1.315377e-005; ng(n+1)=2.315397e+002;
n=284; farx(n+1)=4.631114e+000; foe(n+1)=5.241160e+001; krok(n+1)=7.815812e-006; ng(n+1)=3.243966e+002;
n=285; farx(n+1)=4.651407e+000; foe(n+1)=5.237633e+001; krok(n+1)=1.308609e-005; ng(n+1)=2.305236e+002;
n=286; farx(n+1)=4.623203e+000; foe(n+1)=5.234129e+001; krok(n+1)=7.829941e-006; ng(n+1)=3.224257e+002;
n=287; farx(n+1)=4.643162e+000; foe(n+1)=5.230653e+001; krok(n+1)=1.290553e-005; ng(n+1)=2.297953e+002;
n=288; farx(n+1)=4.615409e+000; foe(n+1)=5.227215e+001; krok(n+1)=7.886742e-006; ng(n+1)=3.186474e+002;
n=289; farx(n+1)=4.635204e+000; foe(n+1)=5.223796e+001; krok(n+1)=1.277945e-005; ng(n+1)=2.293736e+002;
n=290; farx(n+1)=4.607739e+000; foe(n+1)=5.220405e+001; krok(n+1)=7.918258e-006; ng(n+1)=3.165111e+002;
n=291; farx(n+1)=4.627382e+000; foe(n+1)=5.217041e+001; krok(n+1)=1.264803e-005; ng(n+1)=2.290409e+002;
n=292; farx(n+1)=4.600241e+000; foe(n+1)=5.213696e+001; krok(n+1)=7.938342e-006; ng(n+1)=3.143784e+002;
n=293; farx(n+1)=4.619753e+000; foe(n+1)=5.210379e+001; krok(n+1)=1.259177e-005; ng(n+1)=2.283505e+002;
n=294; farx(n+1)=4.592930e+000; foe(n+1)=5.207072e+001; krok(n+1)=7.918258e-006; ng(n+1)=3.131390e+002;
n=295; farx(n+1)=4.612214e+000; foe(n+1)=5.203790e+001; krok(n+1)=1.259177e-005; ng(n+1)=2.269604e+002;
n=296; farx(n+1)=4.585726e+000; foe(n+1)=5.200520e+001; krok(n+1)=7.895680e-006; ng(n+1)=3.118148e+002;
n=297; farx(n+1)=4.604855e+000; foe(n+1)=5.197269e+001; krok(n+1)=1.265721e-005; ng(n+1)=2.254523e+002;
n=298; farx(n+1)=4.578559e+000; foe(n+1)=5.194026e+001; krok(n+1)=7.864914e-006; ng(n+1)=3.116100e+002;
n=299; farx(n+1)=4.597360e+000; foe(n+1)=5.190812e+001; krok(n+1)=1.254943e-005; ng(n+1)=2.243277e+002;
n=300; farx(n+1)=4.571441e+000; foe(n+1)=5.187621e+001; krok(n+1)=7.909320e-006; ng(n+1)=3.085075e+002;

figure; semilogy(farx,'b'); hold on; semilogy(foe,'r'); xlabel('Iteracje'); ylabel('Earx, Eoe'); legend('Earx','Eoe'); title('Uczenie predyktora OE');
figure; subplot(2,1,1); semilogy(krok); xlabel('Iteracje'); ylabel('Krok');
subplot(2,1,2); semilogy(ng); xlabel('Iteracje'); ylabel('Norma gradientu');
Earx=farx(n+1)
Eoe=foe(n+1)
